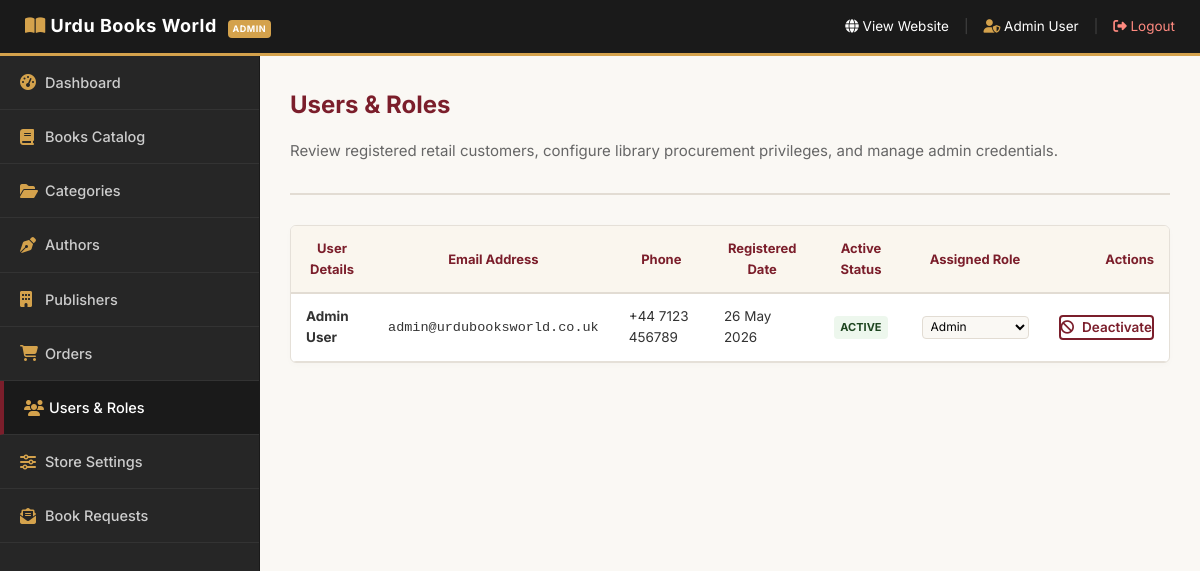
The page /admin/users.php (signed in) on the database its author committed.
### tables this page shows
CREATE TABLE `settings` (
  `setting_key` VARCHAR(100) PRIMARY KEY,
  `setting_value` TEXT NOT NULL
);

CREATE TABLE `users` (
  `id` INT AUTO_INCREMENT PRIMARY KEY,
  `email` VARCHAR(150) NOT NULL UNIQUE,
  `password_hash` VARCHAR(255) NOT NULL,
  `first_name` VARCHAR(100) NOT NULL,
  `last_name` VARCHAR(100) NOT NULL,
  `phone` VARCHAR(30) DEFAULT NULL,
  `role` ENUM('customer','admin','library') DEFAULT 'customer',
  `address_line1` VARCHAR(255) DEFAULT NULL,
  `address_line2` VARCHAR(255) DEFAULT NULL,
  `city` VARCHAR(100) DEFAULT NULL,
  `postcode` VARCHAR(20) DEFAULT NULL,
  `country` VARCHAR(100) DEFAULT 'United Kingdom',
  `preferred_language` ENUM('en','ur') DEFAULT 'en',
  `is_active` TINYINT(1) DEFAULT 1,
  `created_at` TIMESTAMP DEFAULT CURRENT_TIMESTAMP,
  `updated_at` TIMESTAMP DEFAULT CURRENT_TIMESTAMP ON UPDATE CURRENT_TIMESTAMP
);

### includes/functions.php (called while the page is built, shortened)
<?php
require_once __DIR__ . '/db.php';
function e($text) {
    return htmlspecialchars($text, ENT_QUOTES, 'UTF-8');
}
function get_setting($key, $default = '') {
    global $pdo;
    try {
        $stmt = $pdo->prepare("SELECT `setting_value` FROM `settings` WHERE `setting_key` = ?");
        $stmt->execute([$key]);
        $row = $stmt->fetch();
        if ($row) {
            return $row['setting_value'];
        }
    } catch (PDOException $e) {
        return $default;
    }
    return $default;
}

### includes/auth.php (called while the page is built, shortened)
<?php
require_once __DIR__ . '/db.php';
require_once __DIR__ . '/functions.php';
function is_logged_in() {
    return isset($_SESSION['user_id']);
}
function current_user() {
    global $pdo;
    $stmt = $pdo->prepare("SELECT * FROM users WHERE id = ?");
    $stmt->execute([$_SESSION['user_id']]);
    return $stmt->fetch();
}

### admin/users.php (the view, shortened to what this page needs)
<?php
require_once __DIR__ . '/../includes/admin-header.php';
try {
    $users = $pdo->query("SELECT * FROM users ORDER BY role ASC, created_at DESC")->fetchAll();
} catch (PDOException $e) {
    $users = [];
}
?>
<div class="admin-page-header">
    <h1 class="admin-title">Users &amp; Roles</h1>
    <p class="text-muted">Review registered retail customers, configure library procurement privileges, and manage admin credentials.</p>
</div>
<div class="admin-card margin-top-lg">
    <div class="table-responsive">
        <table class="admin-table text-left">
            <thead>
                <tr>
                    <th>User Details</th>
                    <th>Email Address</th>
                    <th>Phone</th>
                    <th>Registered Date</th>
                    <th class="text-center">Active Status</th>
                    <th class="text-center">Assigned Role</th>
                    <th class="text-right">Actions</th>
                </tr>
            </thead>
            <tbody>
                <?php if (!empty($users)): ?>
                    <?php foreach ($users as $u): ?>
                        <tr>
                            <td class="font-bold text-dark"><?php echo e($u['first_name'] . ' ' . $u['last_name']); ?></td>
                            <td class="code-font"><?php echo e($u['email']); ?></td>
                            <td><?php echo e($u['phone'] ?: 'N/A'); ?></td>
                            <td class="small-font"><?php echo date('d M Y', strtotime($u['created_at'])); ?></td>
                            <td class="text-center">
                                <?php if ($u['is_active']): ?>
                                    <span class="badge badge-success">Active</span>
                                <?php else: ?>
                                    <span class="badge badge-danger">Deactivated</span>
                                <?php endif; ?>
                            </td>
                            <td class="text-center">
                                <form action="users.php" method="POST" class="inline-status-form">
                                    <select name="role" class="form-control" style="width: auto; display: inline-block; padding: 2px 4px; font-size:12px;" onchange="this.form.submit()">
                                        <option value="admin" <?php echo $u['role'] === 'admin' ? 'selected' : ''; ?>>Admin</option>
                                    </select>
                                </form>
                            </td>
                            <td class="text-right whitespace-nowrap">
                                <a href="users.php?action=toggle_active&id=<?php echo $u['id']; ?>&csrf_token=<?php echo $_SESSION['csrf_token']; ?>" class="btn btn-outline-maroon btn-xs" onclick="return confirm('Are you sure you want to toggle this user\'s access status?')">
                                    <?php echo $u['is_active'] ? '<i class="fa fa-ban"></i> Deactivate' : '<i class="fa fa-check"></i> Activate'; ?>
                                </a>
                            </td>
                        </tr>
                    <?php endforeach; ?>
                <?php else: ?>
                    <tr>
                        <td colspan="7" class="text-center text-muted">No users found.</td>
                    </tr>
                <?php endif; ?>
            </tbody>
        </table>
    </div>
</div>
<?php require_once __DIR__ . '/../includes/admin-footer.php'; ?>

### includes/admin-header.php (shortened to what this page needs)
<?php
require_once __DIR__ . '/db.php';
require_once __DIR__ . '/functions.php';
require_once __DIR__ . '/auth.php';
$admin_user = current_user();
$site_name = get_setting('site_name', 'Urdu Books World');
?>
<!DOCTYPE html>
<html lang="en" dir="ltr">
<head>
    <link rel="stylesheet" href="https://cdnjs.cloudflare.com/ajax/libs/font-awesome/6.4.0/css/all.min.css">
    <link rel="stylesheet" href="<?php echo SITE_URL; ?>/assets/css/style.css">
    <link rel="stylesheet" href="<?php echo SITE_URL; ?>/assets/css/admin.css">
</head>
<body class="admin-body">
    <div class="admin-topbar">
        <div class="admin-topbar-brand">
            <a href="<?php echo SITE_URL; ?>/admin/index.php">
                <i class="fa fa-book-open text-gold"></i> <?php echo e($site_name); ?> <span class="badge badge-admin">Admin</span>
            </a>
        </div>
        <div class="admin-topbar-menu">
            <a href="<?php echo SITE_URL; ?>/index.php" target="_blank" class="admin-topbar-link">
                <i class="fa fa-globe"></i> View Website
            </a>
            <span class="topbar-sep">|</span>
            <span class="admin-user-info">
                <i class="fa fa-user-shield text-gold"></i> <?php echo e($admin_user['first_name'] . ' ' . $admin_user['last_name']); ?>
            </span>
            <span class="topbar-sep">|</span>
            <a href="<?php echo SITE_URL; ?>/admin/logout.php" class="admin-topbar-link link-logout">
                <i class="fa fa-sign-out-alt"></i> Logout
            </a>
        </div>
    </div>
    <div class="admin-layout">
        <aside class="admin-sidebar">
            <ul class="admin-menu">
                <li class="admin-menu-item <?php echo basename($_SERVER['PHP_SELF']) == 'index.php' ? 'active' : ''; ?>">
                    <a href="<?php echo SITE_URL; ?>/admin/index.php" class="admin-menu-link">
                        <i class="fa fa-tachometer-alt admin-menu-icon"></i> Dashboard
                    </a>
                </li>
                <li class="admin-menu-item <?php echo (basename($_SERVER['PHP_SELF']) == 'books.php' || basename($_SERVER['PHP_SELF']) == 'book-edit.php') ? 'active' : ''; ?>">
                    <a href="<?php echo SITE_URL; ?>/admin/books.php" class="admin-menu-link">
                        <i class="fa fa-book admin-menu-icon"></i> Books Catalog
                    </a>
                </li>
                <li class="admin-menu-item <?php echo basename($_SERVER['PHP_SELF']) == 'categories.php' ? 'active' : ''; ?>">
                    <a href="<?php echo SITE_URL; ?>/admin/categories.php" class="admin-menu-link">
                        <i class="fa fa-folder-open admin-menu-icon"></i> Categories
                    </a>
                </li>
                <li class="admin-menu-item <?php echo basename($_SERVER['PHP_SELF']) == 'authors.php' ? 'active' : ''; ?>">
                    <a href="<?php echo SITE_URL; ?>/admin/authors.php" class="admin-menu-link">
                        <i class="fa fa-pen-nib admin-menu-icon"></i> Authors
                    </a>
                </li>
                <li class="admin-menu-item <?php echo basename($_SERVER['PHP_SELF']) == 'publishers.php' ? 'active' : ''; ?>">
                    <a href="<?php echo SITE_URL; ?>/admin/publishers.php" class="admin-menu-link">
                        <i class="fa fa-building admin-menu-icon"></i> Publishers
                    </a>
                </li>
                <li class="admin-menu-item <?php echo (basename($_SERVER['PHP_SELF']) == 'orders.php' || basename($_SERVER['PHP_SELF']) == 'order-view.php') ? 'active' : ''; ?>">
                    <a href="<?php echo SITE_URL; ?>/admin/orders.php" class="admin-menu-link">
                        <i class="fa fa-shopping-cart admin-menu-icon"></i> Orders
                    </a>
                </li>
                <li class="admin-menu-item <?php echo basename($_SERVER['PHP_SELF']) == 'users.php' ? 'active' : ''; ?>">
                    <a href="<?php echo SITE_URL; ?>/admin/users.php" class="admin-menu-link">
                        <i class="fa fa-users admin-menu-icon"></i> Users & Roles
                    </a>
                </li>
                <li class="admin-menu-item <?php echo basename($_SERVER['PHP_SELF']) == 'settings.php' ? 'active' : ''; ?>">
                    <a href="<?php echo SITE_URL; ?>/admin/settings.php" class="admin-menu-link">
                        <i class="fa fa-sliders-h admin-menu-icon"></i> Store Settings
                    </a>
                </li>
                <li class="admin-menu-item <?php echo basename($_SERVER['PHP_SELF']) == 'book-requests.php' ? 'active' : ''; ?>">
                    <a href="<?php echo SITE_URL; ?>/admin/book-requests.php" class="admin-menu-link">
                        <i class="fa fa-envelope-open-text admin-menu-icon"></i> Book Requests
                    </a>
                </li>
            </ul>
        </aside>
        <main class="admin-main">

### assets/css/style.css (style rules this page uses)
:root { --maroon: #7B1E2B; --maroon-hover: #5C141D; --gold: #D4A24C; --gold-hover: #B58434; --bg: #FAF8F4; --text: #1A1A1A; --text-muted: #666666; --white: #FFFFFF; --light-grey: #EEEEEE; --border-color: #E2DCD3; --success: #2E7D32; --danger: #C62828; --warning: #EF6C00; --info: #1565C0; --shadow: 0 4px 12px rgba(123, 30, 43, 0.06); --transition: all 0.3s cubic-bezier(0.4, 0, 0.2, 1); --font-en: 'Inter', sans-serif; --font-ur: 'Noto Nastaliq Urdu', serif; }
*, *::before, *::after { box-sizing: border-box; }
body { margin: 0; padding: 0; background-color: var(--bg); color: var(--text); font-family: var(--font-en); font-size: 15px; line-height: 1.6; -webkit-font-smoothing: antialiased; }
a { color: inherit; text-decoration: none; transition: var(--transition); }
input, select, textarea { font-family: inherit; font-size: inherit; }
.font-bold { font-weight: 700; }
.text-center { text-align: center; }
.text-right { text-align: right; }
.text-gold { color: var(--gold); }
.text-muted { color: var(--text-muted); }
.code-font { font-family: 'Courier New', Courier, monospace; }
.margin-top-lg { margin-top: 30px; }
.btn { display: inline-flex; align-items: center; justify-content: center; gap: 8px; border-radius: 4px; font-weight: 600; cursor: pointer; transition: var(--transition); border: 2px solid transparent; }
.btn-outline-maroon { border-color: var(--maroon); color: var(--maroon); background: none; }
.form-control { width: 100%; padding: 10px 14px; border: 1.5px solid var(--border-color); border-radius: 4px; background-color: var(--bg); outline: none; transition: var(--transition); }
.badge { display: inline-block; padding: 3px 6px; font-size: 11px; font-weight: 700; border-radius: 4px; text-transform: uppercase; }
.badge-success { background-color: #EDF7ED; color: #1E4620; }

### assets/css/admin.css (style rules this page uses)
.admin-body { background-color: #F0EDE6; margin: 0; padding: 0; color: #333333; }
.admin-topbar { background-color: #1A1A1A; color: #FFFFFF; display: flex; justify-content: space-between; align-items: center; padding: 12px 25px; border-bottom: 3px solid var(--gold); position: sticky; top: 0; z-index: 200; }
.admin-topbar-brand a { font-size: 18px; font-weight: 700; letter-spacing: 0.5px; }
.badge-admin { background-color: var(--gold); color: #FFFFFF; font-size: 9px; margin-left: 6px; padding: 2px 5px; }
.admin-topbar-menu { display: flex; align-items: center; gap: 15px; font-size: 13.5px; }
.topbar-sep { color: #444444; }
.link-logout { color: #FF8A80; }
.admin-layout { display: grid; grid-template-columns: 260px 1fr; min-height: calc(100vh - 50px); }
.admin-sidebar { background-color: #262626; color: #CCCCCC; border-right: 1px solid #1A1A1A; }
.admin-menu { list-style: none; padding: 0; margin: 0; }
.admin-menu-item { border-bottom: 1px solid #333333; }
.admin-menu-link { display: flex; align-items: center; padding: 15px 20px; font-weight: 500; font-size: 14.5px; transition: var(--transition); }
.admin-menu-icon { width: 25px; font-size: 16px; color: var(--gold); }
.admin-menu-item:hover .admin-menu-link, .admin-menu-item.active .admin-menu-link { background-color: #1A1A1A; color: #FFFFFF; }
.admin-menu-item.active { border-left: 4px solid var(--maroon); }
.admin-main { padding: 30px; background-color: #FAF8F4; }
.admin-page-header { border-bottom: 2px solid #E2DCD3; padding-bottom: 15px; margin-bottom: 25px; }
.admin-title { font-size: 24px; font-weight: 700; color: var(--maroon); margin: 0 0 4px 0; }
.admin-card { background-color: #FFFFFF; border-radius: 6px; border: 1px solid #E5E0D8; box-shadow: 0 2px 6px rgba(0,0,0,0.02); overflow: hidden; }
.admin-table { width: 100%; border-collapse: collapse; }
.admin-table th { background-color: #FAF6EE; border-bottom: 2px solid #E2DCD3; padding: 12px 15px; font-size: 13px; font-weight: 700; color: var(--maroon); }
.admin-table td { padding: 12px 15px; border-bottom: 1px solid #E5E0D8; font-size: 13.5px; vertical-align: middle; }

### rows shown on the page
settings: setting_value "Urdu Books World"
users: first_name+last_name "Admin User", email "admin@urdubooksworld.co.uk", phone "+44 7123 456789", created_at "26 May 2026", is_active "ACTIVE", role "Admin"
